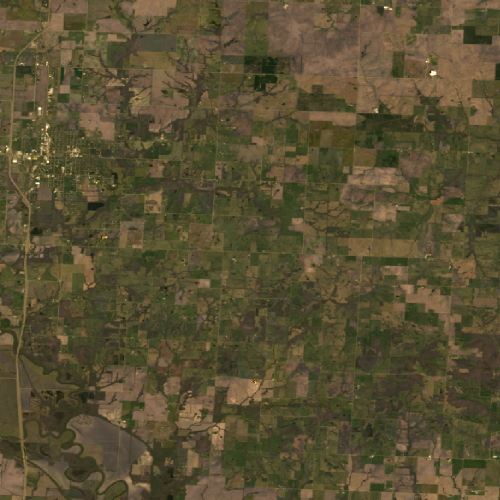
#> input picture color_analysis/satellite_image.png, 1000 x 1000 px, found by its file name (shown at 1/2 size)
$ python old_carlo_v2.py
#> lines starting #> are read from the running program, lines starting #| are printed output that depends on the picture; after the words box and inside, x2 and y2 are one past the last pixel; in counts of white or black regions, pixels touching at a corner belong together
import cv2
import numpy as np
import matplotlib.pyplot as plt
from sklearn.cluster import KMeans
import imutils
import os

CLUSTERS = 3

org_img = cv2.imread('color_analysis/satellite_image.png')
#> org_img is the input picture: shape (1000, 1000, 3); mean B, G, R 50.7, 79.4, 88.4
satellite_img = org_img.copy()
print('Original image shape --> ',satellite_img.shape)
#| Original image shape -->  (1000, 1000, 3)

satellite_img = imutils.resize(satellite_img, height=200)
print('After resizing shape --> ',satellite_img.shape)
#| After resizing shape -->  (200, 200, 3)

flat_satellite_img = np.reshape(satellite_img, (-1,3))
print('After Flattening shape --> ', flat_satellite_img.shape)
#| After Flattening shape -->  (40000, 3)

kmeans = KMeans(n_clusters=CLUSTERS, random_state=0)
kmeans.fit(flat_satellite_img)

dominant_colors = np.array(kmeans.cluster_centers_, dtype='uint')

percentages = (np.unique(kmeans.labels_, return_counts = True)[1])/flat_satellite_img.shape[0]
#> percentages = [0.378, 0.203, 0.419]
p_and_c = zip(percentages, dominant_colors)
p_and_c = sorted(p_and_c, reverse=True)

block = np.ones((50, 50, 3), dtype='uint')
plt.figure(figsize=(12, 8))
for i in range(CLUSTERS ):
    plt.subplot(1, CLUSTERS, i+1)
    block[:] = p_and_c[i][1][::-1]
    plt.imshow(block)
    plt.xticks([])
    plt.yticks([])
    plt.xlabel(str(round(p_and_c[i][0]*100,2)) + '%')
    plt.savefig('color_analysis/final_v2/dominant_colors_%.png')
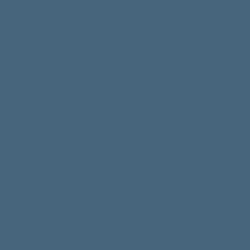
#> block: shape (50, 50, 3) uint64 (shown 5 times larger); mean of channels 0, 1, 2 124, 101, 71; drawn as B, G, R

bar = np.ones((50, 500, 3), dtype='uint')
plt.figure(figsize=(12, 8))
plt.title('Proportions of colors in the image')
start = 0
i = 1
for p, c in p_and_c:
    end = start + int(p * bar.shape[1])
    if i == CLUSTERS:
        bar[:, start:] = c[::-1]
    else:
        bar[:, start:end] = c[::-1]
    start = end
    i += 1
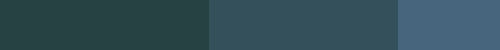
#> bar: shape (50, 500, 3) uint64; mean of channels 0, 1, 2 87.7, 78.8, 50.4; drawn as B, G, R
#> after the loop, i = 4

plt.imshow(bar)
plt.xticks([])
plt.yticks([])

rows = org_img.shape[1]
#> rows = 1000
cols = org_img.shape[0]
#> cols = 1000

copy = org_img.copy()
cv2.rectangle(copy, (rows//2-250, cols//2-90), (rows//2+250, cols//2+110), (255,255,255), -1)
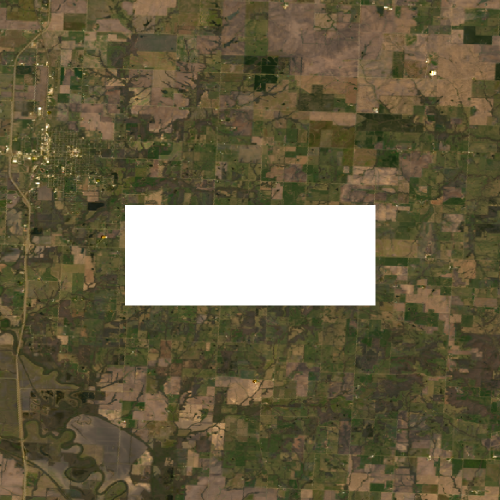
#> copy: shape (1000, 1000, 3) (shown at 1/2 size); 10.07% of pixels changed, all inside (x1, y1, x2, y2) = (250, 410, 751, 611)

final = cv2.addWeighted(org_img, 0.1, copy, 0.9, 0)
cv2.putText(final, 'Most dominant colors in the satellite image', (rows//2-230, cols//2-40), cv2.FONT_HERSHEY_DUPLEX, 0.64, (0, 0, 0),1 ,cv2.LINE_AA)
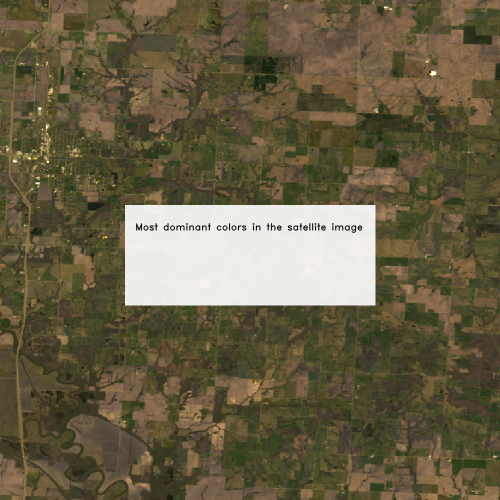
#> final: shape (1000, 1000, 3) (shown at 1/2 size); mean B, G, R 69.1, 95, 103.4


start = rows//2-220
#> start = 280
for i in range(CLUSTERS):
    end = start+135
    final[cols//2:cols//2+70, start:end] = p_and_c[i][1]
    cv2.putText(final, str(i+1), (start+55, cols//2+45), cv2.FONT_HERSHEY_DUPLEX, 1 , (0, 0, 0),1 , cv2.LINE_AA)
    start = end+20
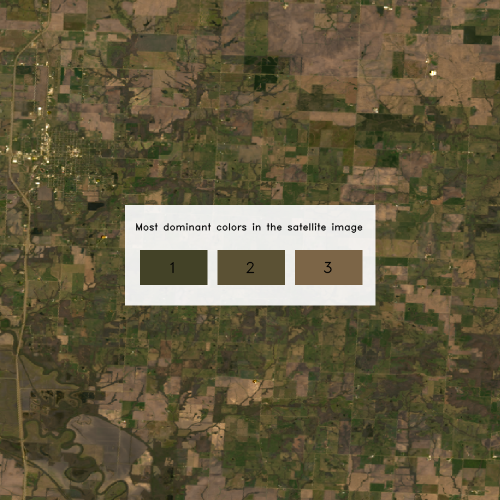
#> final: shape (1000, 1000, 3) (shown at 1/2 size); 2.84% of pixels changed, all inside (x1, y1, x2, y2) = (280, 500, 725, 570)

plt.savefig('color_analysis/final_v2/dominant_colors.png')
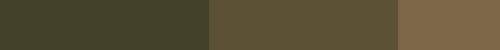
#> shown: shape (50, 500, 3); mean R, G, B 87.7, 78.8, 50.4

cv2.imwrite('color_analysis/final_v2/output.png', final)

print('The RGB values for the 3 dominant colors are: ', os.linesep, dominant_colors[0], os.linesep, dominant_colors[1], os.linesep, dominant_colors[2])
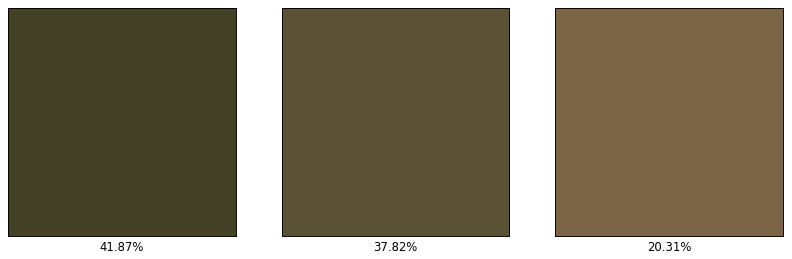
#> figure drawn by matplotlib, 3 panels
